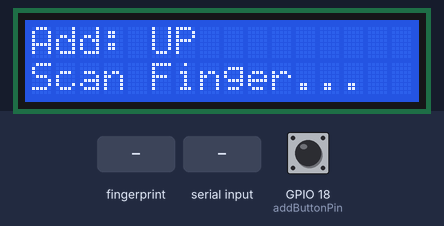
A program run on a simulated ESP32. On the bench: 16×2 character LCD. The test bench sets the inputs (shaded band); at power-on: GPIO 18 (addButtonPin) HIGH. WiFi joins after 1.5 s; servers stay silent unless stated; uploads are accepted with an empty reply; what the program prints to the serial monitor is not drawn.

Above: at 7.8 s.
7.9 s: GPIO 18 (addButtonPin) pulled LOW for 0.15 s
At 8.3 s:
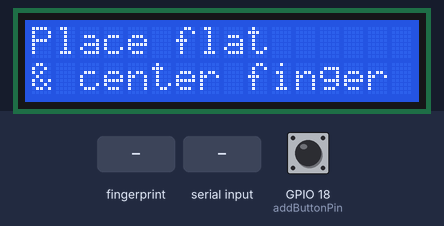
11.0 s: finger stored as number 1 placed on the sensor
At 11.8 s:
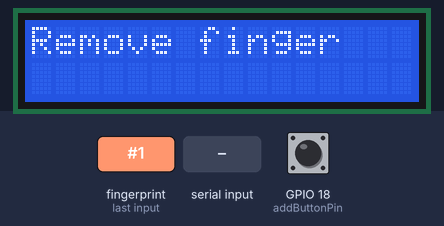
14.0 s: finger stored as number 1 placed on the sensor
At 15.4 s:
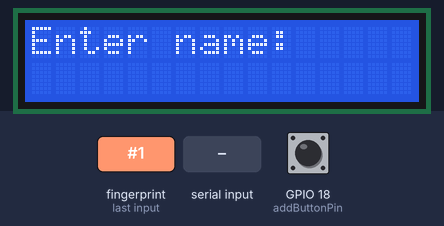
16.1 s: "1\n" received over Serial
At 17.6 s:
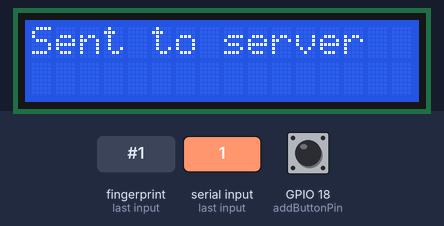
19.1 s: finger stored as number 1 placed on the sensor
At 21.2 s:
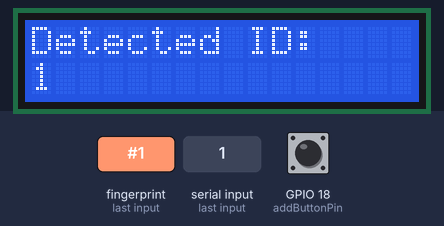
22.1 s: GPIO 18 (addButtonPin) pulled LOW for 1 s
At 25.4 s:
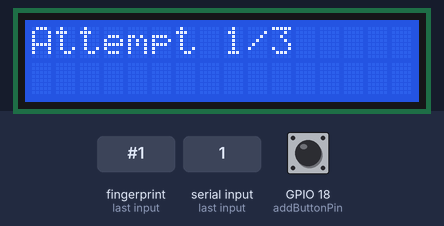
Timing chart, 0 to 26.9 s (numbered marks = the images above; inputs shaded):
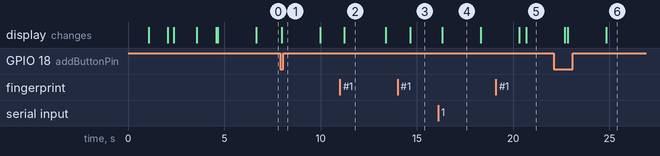

The program:

main.cpp
```cpp
#include <Arduino.h>

// hi
#include <LiquidCrystal.h>
#include <Adafruit_Fingerprint.h>
#include <HardwareSerial.h>
#include <WiFi.h>
#include <HTTPClient.h>

// WiFi settings
#define WIFI_SSID "Alla"
#define WIFI_PASSWORD "GREA@G&R6"

// LCD pins
const int rs = 19, en = 23, d4 = 32, d5 = 33, d6 = 25, d7 = 26;
LiquidCrystal lcd(rs, en, d4, d5, d6, d7);

// Fingerprint sensor serial
HardwareSerial mySerial(2);
Adafruit_Fingerprint finger(&mySerial);

// Button pin
const int addButtonPin = 18;

struct FingerprintData {
  uint16_t id;
  String name;
};
FingerprintData fingerprints[128];
uint16_t nextID = 0;
int lastDetectedID = -1;

void setupWiFi();
void displayMainMenu();
bool addFingerprint();
void enrollWithRetry();
void getFingerName(uint16_t id);
void sendToServer(uint16_t id, String name);
void showFingerPositionGuide();
void checkSensorStatus();
void smartDelay(unsigned long ms);
void getFingerprintID();
int getFingerprintImage(const char* scanType);
int waitForFingerRemoval();
void handleImageError(int error);
void handleModelError(int error);

void setup() {
  Serial.begin(115200);
  lcd.begin(16, 2);
  lcd.print("Initializing...");
  pinMode(addButtonPin, INPUT_PULLUP);

  mySerial.begin(57600, SERIAL_8N1, 16, 17);
  finger.begin(57600);

  if (finger.verifyPassword()) {
    lcd.setCursor(0, 1);
    lcd.print("Sensor found!");
  } else {
    lcd.setCursor(0, 1);
    lcd.print("Sensor not found!");
    while (1) delay(1);
  }

  delay(1000);
  lcd.clear();

  setupWiFi();
  checkSensorStatus();

  nextID = finger.getTemplateCount();
  Serial.print("Next ID: ");
  Serial.println(nextID);

  displayMainMenu();
}

void loop() {
  if (digitalRead(addButtonPin) == LOW) {
    smartDelay(50);
    if (digitalRead(addButtonPin) == LOW) {
      enrollWithRetry();
      displayMainMenu();
    }
  }

  getFingerprintID();
  delay(100);
}

void setupWiFi() {
  WiFi.begin(WIFI_SSID, WIFI_PASSWORD);
  lcd.clear();
  lcd.print("Connecting WiFi");
  while (WiFi.status() != WL_CONNECTED) {
    delay(300);
    lcd.print(".");
  }
  lcd.clear();
  lcd.print("WiFi Connected");
  delay(1000);
  lcd.clear();
}

void displayMainMenu() {
  lcd.clear();
  lcd.print("Add: UP");
  lcd.setCursor(0, 1);
  lcd.print("Scan Finger...");
}

void enrollWithRetry() {
  showFingerPositionGuide();
  for (int attempt = 1; attempt <= 3; attempt++) {
    lcd.clear();
    lcd.print("Attempt " + String(attempt) + "/3");
    if (addFingerprint()) {
      lcd.clear();
      lcd.print("Success!");
      delay(2000);
      return;
    }
    delay(2000);
  }
  lcd.clear();
  lcd.print("Failed after 3 tries");
  delay(3000);
}

bool addFingerprint() {
  int p = getFingerprintImage("First scan");
  if (p != FINGERPRINT_OK) return false;

  p = finger.image2Tz(1);
  if (p != FINGERPRINT_OK) {
    handleImageError(p);
    return false;
  }

  lcd.clear();
  lcd.print("Remove finger");
  delay(2000);

  p = waitForFingerRemoval();
  if (p != FINGERPRINT_NOFINGER) return false;

  lcd.clear();
  lcd.print("Place same finger");
  delay(1000);

  p = getFingerprintImage("Second scan");
  if (p != FINGERPRINT_OK) return false;

  p = finger.image2Tz(2);
  if (p != FINGERPRINT_OK) {
    handleImageError(p);
    return false;
  }

  p = finger.createModel();
  if (p == FINGERPRINT_ENROLLMISMATCH) {
    lcd.clear();
    lcd.print("Finger mismatch");
    return false;
  } else if (p != FINGERPRINT_OK) {
    handleModelError(p);
    return false;
  }

  uint16_t id = nextID++;
  p = finger.storeModel(id);
  if (p != FINGERPRINT_OK) {
    lcd.clear();
    lcd.print("Store error: " + String(p));
    return false;
  }

  getFingerName(id);

  // هنا بعت البيانات للسيرفر
  sendToServer(id, fingerprints[id].name);

  return true;
}

void getFingerName(uint16_t id) {
  lcd.clear();
  lcd.print("Enter name:");
  String name = "";
  unsigned long start = millis();

  while (millis() - start < 30000) {
    while (Serial.available() > 0) {
      char c = Serial.read();
      if (c == '\n' || c == '\r') {
        if (name.length() > 0) {
          fingerprints[id].id = id;
          fingerprints[id].name = name;
          return;
        }
      } else {
        name += c;
      }
    }
    delay(50);
  }

  fingerprints[id].id = id;
  fingerprints[id].name = "User_" + String(id);
}

void sendToServer(uint16_t id, String name) {
  if (WiFi.status() == WL_CONNECTED) {
    HTTPClient http;
    String url = "http://192.168.1.40:7069/api/SensorData";  // غير هنا إلى IP وبورت السيرفر عندك
    String payload = "{\"id\":" + String(id) + ",\"name\":\"" + name + "\"}";

    http.begin(url);
    http.addHeader("Content-Type", "application/json");

    Serial.println("POST URL: " + url);
    Serial.println("Payload: " + payload);

    int httpCode = http.POST(payload);
    String response = http.getString();

    Serial.println("HTTP Code: " + String(httpCode));
    Serial.println("Response: " + response);

    lcd.clear();
    if (httpCode > 0) {
      lcd.print("Sent to server");
    } else {
      lcd.print("Send failed");
    }
    delay(2000);

    http.end();
  } else {
    Serial.println("WiFi not connected");
    lcd.clear();
    lcd.print("WiFi not connected");
    delay(2000);
  }
}

int getFingerprintImage(const char* scanType) {
  int p = -1;
  unsigned long start = millis();
  while (p != FINGERPRINT_OK && millis() - start < 10000) {
    p = finger.getImage();
    if (p == FINGERPRINT_OK) return p;
    else if (p != FINGERPRINT_NOFINGER) {
      handleImageError(p);
      return p;
    }
    delay(100);
  }
  return FINGERPRINT_IMAGEFAIL;
}

int waitForFingerRemoval() {
  int p = 0;
  unsigned long start = millis();
  while (p != FINGERPRINT_NOFINGER && millis() - start < 5000) {
    p = finger.getImage();
    delay(100);
  }
  return p;
}

void handleImageError(int error) {
  lcd.clear();
  lcd.print("Scan error:");
  lcd.setCursor(0, 1);
  switch (error) {
    case FINGERPRINT_IMAGEFAIL: lcd.print("Poor image"); break;
    case FINGERPRINT_PACKETRECIEVEERR: lcd.print("Comm error"); break;
    default: lcd.print("Code: " + String(error));
  }
  delay(2000);
}

void handleModelError(int error) {
  lcd.clear();
  lcd.print("Model error:");
  lcd.setCursor(0, 1);
  switch (error) {
    case FINGERPRINT_ENROLLMISMATCH: lcd.print("Mismatch"); break;
    default: lcd.print("Code: " + String(error));
  }
  delay(2000);
}

void showFingerPositionGuide() {
  lcd.clear();
  lcd.print("Place flat");
  lcd.setCursor(0, 1);
  lcd.print("& center finger");
  delay(2000);
}

void checkSensorStatus() {
  lcd.clear();
  lcd.print("Checking sensor...");
  int p = finger.getImage();
  lcd.clear();
  lcd.print("Sensor status:");
  lcd.setCursor(0, 1);
  lcd.print((p == FINGERPRINT_OK) ? "Working fine" : "Problem");
  delay(2000);
  // لا تمسح قاعدة البيانات هنا للحفاظ على البيانات
}

void smartDelay(unsigned long ms) {
  unsigned long start = millis();
  while (millis() - start < ms) {
    delay(50);
  }
}

void getFingerprintID() {
  int p = finger.getImage();
  if (p != FINGERPRINT_OK) return;

  p = finger.image2Tz();
  if (p != FINGERPRINT_OK) return;

  p = finger.fingerSearch();
  if (p == FINGERPRINT_OK) {
    lcd.clear();
    lcd.print("Detected ID:");
    lcd.setCursor(0, 1);
    lcd.print(finger.fingerID);
    delay(2000);  // خليها تظهر شوية
  } else {
    lcd.clear();
    lcd.print("No Match");
    delay(1000);
  }
  displayMainMenu();
}
```

Measured:
- after the input at 7.9 s, the display: changes after 0.09 s (image 1)
- after the input at 11.0 s, the display: changes after 0.22 s (image 2)
- after the input at 14.0 s, the display: changes after 0.65 s (image 3)
- after the input at 16.1 s, the display: changes after 0.21 s (image 4)
- after the input at 19.1 s, the display: first differs from a run without the input after 1.6 s (image 5)
- after the input at 22.1 s, the display: first differs from a run without the input after 0.74 s (image 6 shows a later state)
- what the display in image 2 shows lasts 2.2 s, from 11.2 s to 13.4 s
